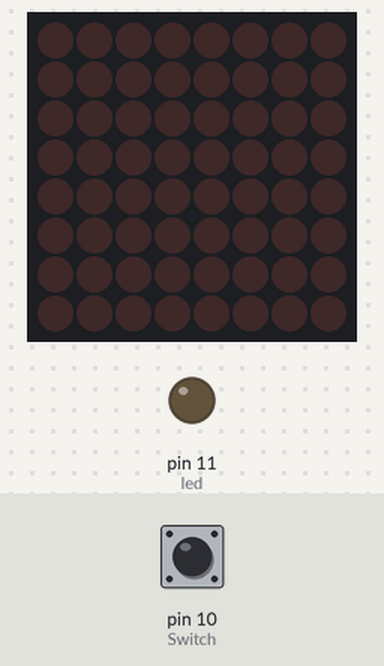
A program run on a simulated Raspberry Pi (header pin numbers). On the bench: 8×8 LED matrix, output pins drawn as LEDs (lit = HIGH). Dashed ring = blinking. Inputs (shaded band) come from the test bench; at power-on: pin 10 (Switch) LOW. What the program prints to the terminal is not drawn.

Above: at 1.2 s.
1.3 s: pin 10 (Switch) pulled HIGH for 3.2 s
At 4.9 s:
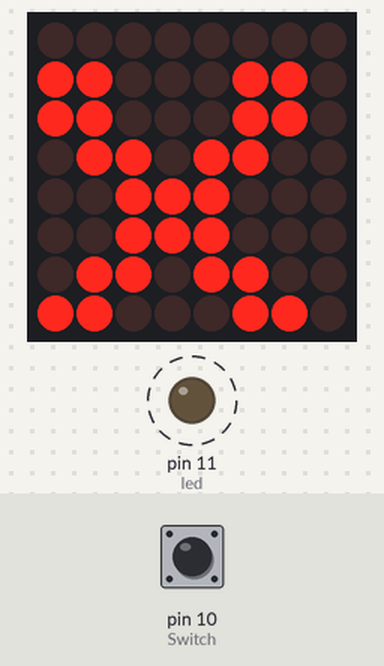
6.0 s: pin 10 (Switch) pulled HIGH for 0.15 s
At 7.2 s:
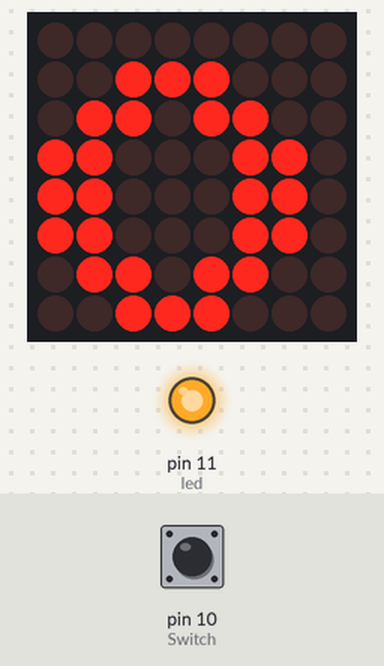
7.6 s: pin 10 (Switch) pulled HIGH for 1 s
At 8.5 s:
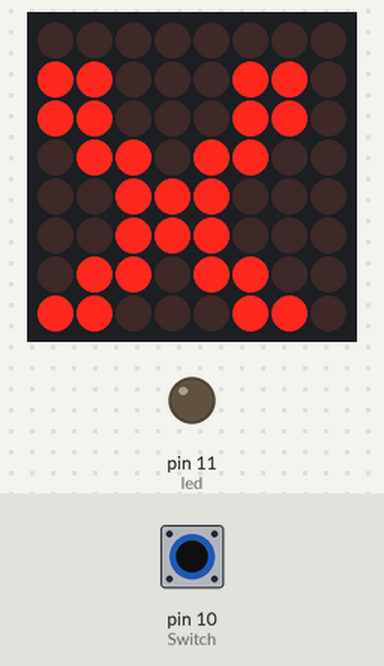
Timing chart, 0 to 10.6 s (numbered marks = the images above; inputs shaded):
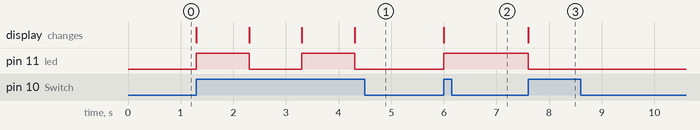

The program:

shortmatrix.py
```python
import RPi.GPIO as GPIO
from time import sleep, strftime
from datetime import datetime

from luma.core.interface.serial import spi, noop
from luma.core.render import canvas
from luma.core.virtual import viewport
from luma.led_matrix.device import max7219
from luma.core.legacy import text, show_message
from luma.core.legacy.font import proportional, CP437_FONT, LCD_FONT


GPIO.setwarnings(False) # Ignore warning for now
GPIO.setmode(GPIO.BOARD) # Use physical pin numbering
def main():
    Switch= 10
    led= 11
    GPIO.setup(Switch, GPIO.IN, pull_up_down=GPIO.PUD_DOWN)
    GPIO.setup(led, GPIO.OUT, initial=GPIO.LOW)
    serial = spi(port=0, device=0, gpio=noop())
    device = max7219(serial, width=8, height=8, block_orientation=0)
    print(device)
    device.contrast(100)
    virtual = viewport(device, width=8, height=8)

    #show_message(device, 'Raspberry Pi MAX7219', fill="white", font=proportional(LCD_FONT), scroll_delay=0.08)
    flag=0
    while True:
        if GPIO.input(Switch) == GPIO.HIGH and flag==0:
            GPIO.output(led, GPIO.HIGH)
            flag=1
            with canvas(virtual) as draw:
                text(draw, (0, 1), 'O', fill="white", font=proportional(CP437_FONT))
            sleep(1)


        elif GPIO.input(Switch) == GPIO.HIGH and flag==1:
            GPIO.output(led, GPIO.LOW)
            flag=0

            with canvas(virtual) as draw:
                text(draw, (0, 1), 'X', fill="white", font=proportional(CP437_FONT))
            sleep(1)


'''
        for _ in range(1):
            for intensity in range(16):
                device.contrast(intensity*16)
                sleep(0.1)
'''

if __name__ == '__main__':
    main()
```

Measured:
- after the input at 1.3 s, pin 11 (led): alternates HIGH for 1.0 s and LOW for 1.0 s, starting at once; the display: first changes at once (image 1 shows a later state)
- after the input at 6.0 s, pin 11 (led): LOW → HIGH at once; the display: changes at once (image 2)
- after the input at 7.6 s, pin 11 (led): HIGH → LOW at once; the display: changes at once (image 3)
